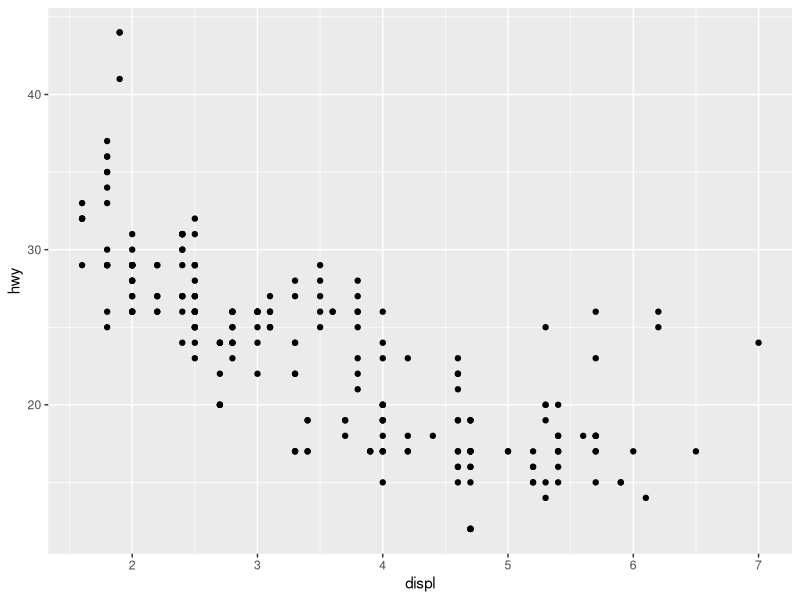
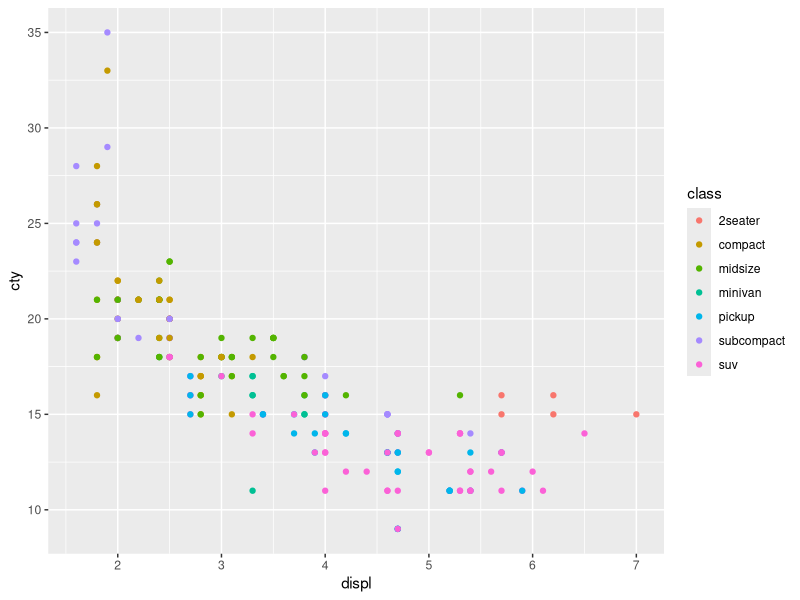
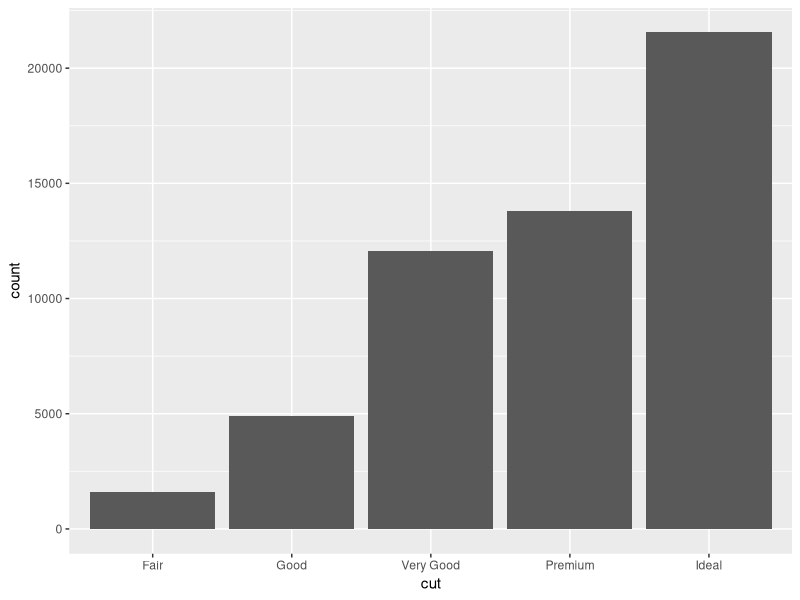
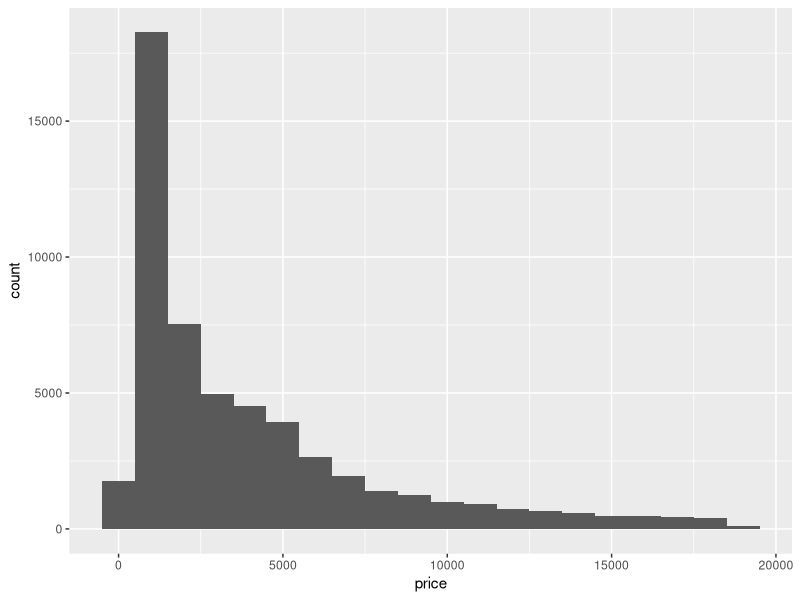

Recreate these plots in R, in order.
## ---- chunk 1
knitr::opts_chunk$set(echo = TRUE)
## ---- chunk 2
library(tidyverse)
library(ggplot2)
## ---- chunk 3
ggplot(data = mpg) + 
  geom_point(mapping = aes(x = displ, y = hwy))
## ---- chunk 4
ggplot(data = mpg) + 
  geom_point(mapping = aes(x = displ, y = cty, colour= class))
## ---- chunk 5
ggplot(data = diamonds) + 
  geom_bar(mapping = aes(x = cut))
## ---- chunk 6
ggplot(diamonds, aes(price)) +
  geom_histogram(binwidth = 1000)
